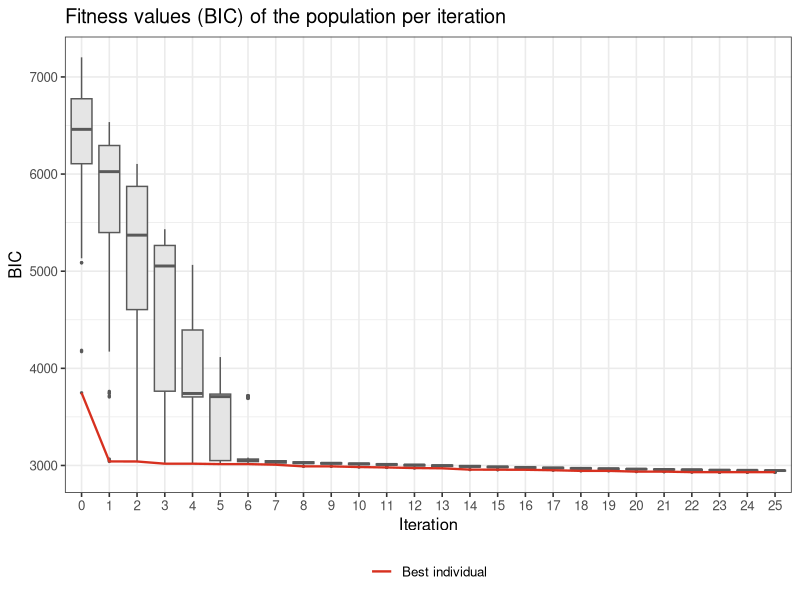
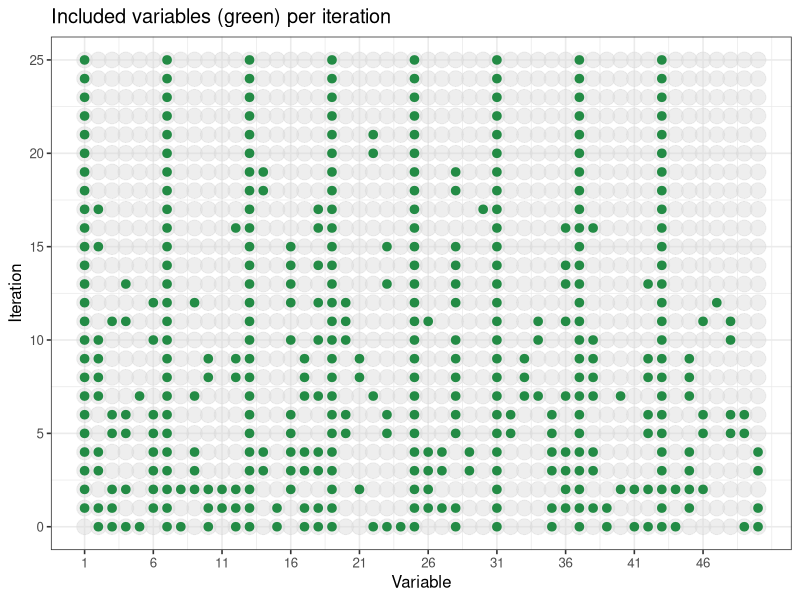

Here is the R script that generated these plots, in order:
# Used in: slides-evolutionary-algorithms-3-ea-bit.tex
#
# Runs a toy evolutionary feature-selection example for linear regression. The
# binary chromosome indicates which variables enter the model, and BIC is used
# as the fitness value to minimize.

set.seed(123L)

library(data.table)
library(ggplot2)

evaluate_population = function(population, objective) {
  vapply(population, objective, numeric(1L))
}

generate_binary_population = function(n_individuals, n_bits) {
  replicate(n_individuals, sample(c(0L, 1L), n_bits, replace = TRUE), simplify = FALSE)
}

mutate_bitflip = function(population, p_flip) {
  lapply(population, function(individual) {
    mutation_mask = runif(length(individual)) < p_flip
    individual[mutation_mask] = 1L - individual[mutation_mask]
    individual
  })
}

uniform_crossover = function(parent_a, parent_b, p_parent_a) {
  inherit_from_parent_a = runif(length(parent_a)) < p_parent_a
  as.integer(ifelse(inherit_from_parent_a, parent_a, parent_b))
}

generate_offspring = function(population, fitness, lambda, p_mutation, p_crossover) {
  ranked_ids = order(fitness)[seq_len(min(length(population), lambda))]
  mating_pool = population[ranked_ids]

  replicate(lambda, {
    parent_ids = sample(seq_along(mating_pool), size = 2L, replace = TRUE)
    child = uniform_crossover(
      mating_pool[[parent_ids[1L]]],
      mating_pool[[parent_ids[2L]]],
      p_parent_a = p_crossover
    )
    mutate_bitflip(list(child), p_flip = p_mutation)[[1L]]
  }, simplify = FALSE)
}

select_mu_plus_lambda = function(population, offspring, fitness, offspring_fitness, mu) {
  combined_population = c(population, offspring)
  combined_fitness = c(fitness, offspring_fitness)
  keep = order(combined_fitness)[seq_len(mu)]

  list(
    population = combined_population[keep],
    fitness = combined_fitness[keep]
  )
}

make_bic_objective = function(design, response) {
  function(individual) {
    selected_variables = which(individual == 1L)

    model_data = if (length(selected_variables) == 0L) {
      data.frame(response = response)
    } else {
      data.frame(response = response, design[, selected_variables, drop = FALSE])
    }

    BIC(lm(response ~ ., data = model_data))
  }
}

record_best_individual = function(population, fitness, iteration, n_features) {
  best_id = which.min(fitness)
  data.table(
    iteration = iteration,
    variable = seq_len(n_features),
    included = population[[best_id]],
    fitness = fitness[[best_id]]
  )
}

n_observations = 1000L
n_features = 50L
true_variables = as.integer(seq(1L, 43L, length.out = 8L))
feature_sd = seq(1, 5, length.out = n_features)

design = matrix(
  rnorm(n_observations * n_features),
  nrow = n_observations,
  ncol = n_features
)
design = sweep(design, MARGIN = 2L, STATS = feature_sd, FUN = "*")

response = -1.2 + rowSums(design[, true_variables]) + rnorm(n_observations)
objective = make_bic_objective(design, response)

mu = 100L
lambda = 50L
max_iter = 25L
mutation_probability = 1 / n_features
crossover_probability = 0.5

population = generate_binary_population(mu, n_features)
fitness = evaluate_population(population, objective)

fitness_history = list(data.table(iteration = 0L, individual = seq_along(fitness), bic = fitness))
best_history = list(record_best_individual(population, fitness, iteration = 0L, n_features = n_features))

for (iteration in seq_len(max_iter)) {
  offspring = generate_offspring(
    population = population,
    fitness = fitness,
    lambda = lambda,
    p_mutation = mutation_probability,
    p_crossover = crossover_probability
  )
  offspring_fitness = evaluate_population(offspring, objective)

  selection = select_mu_plus_lambda(population, offspring, fitness, offspring_fitness, mu = mu)
  population = selection$population
  fitness = selection$fitness

  fitness_history[[iteration + 1L]] = data.table(
    iteration = iteration,
    individual = seq_along(fitness),
    bic = fitness
  )
  best_history[[iteration + 1L]] = record_best_individual(
    population,
    fitness,
    iteration = iteration,
    n_features = n_features
  )
}

fitness_history_dt = rbindlist(fitness_history)
best_fitness_dt = fitness_history_dt[, .(bic = min(bic)), by = iteration]

bic_plot = ggplot(fitness_history_dt, aes(x = factor(iteration), y = bic)) +
  geom_boxplot(fill = "grey90", color = "grey35", outlier.size = 0.5) +
  geom_line(
    data = best_fitness_dt,
    aes(x = factor(iteration), y = bic, group = 1L, color = "Best individual"),
    linewidth = 0.8,
    inherit.aes = FALSE
  ) +
  scale_color_manual(values = c("Best individual" = "#d7301f"), name = NULL) +
  theme_bw(base_size = 12) +
  theme(legend.position = "bottom") +
  labs(
    x = "Iteration",
    y = "BIC",
    title = "Fitness values (BIC) of the population per iteration"
  )

best_history_dt = rbindlist(best_history)

variable_plot = ggplot(best_history_dt, aes(x = variable, y = iteration)) +
  geom_point(color = "grey85", size = 5, alpha = 0.45) +
  geom_point(
    data = best_history_dt[included == 1L],
    aes(x = variable, y = iteration),
    color = "#238b45",
    size = 2.6,
    inherit.aes = FALSE
  ) +
  scale_x_continuous(breaks = seq(1L, n_features, by = 5L)) +
  theme_bw(base_size = 12) +
  labs(
    x = "Variable",
    y = "Iteration",
    title = "Included variables (green) per iteration"
  )

dir.create("../figure", showWarnings = FALSE)

ggsave("../figure/var-selection1.png", bic_plot, width = 7, height = 4, dpi = 300)
ggsave("../figure/var-selection2.png", variable_plot, width = 7, height = 4, dpi = 300)
